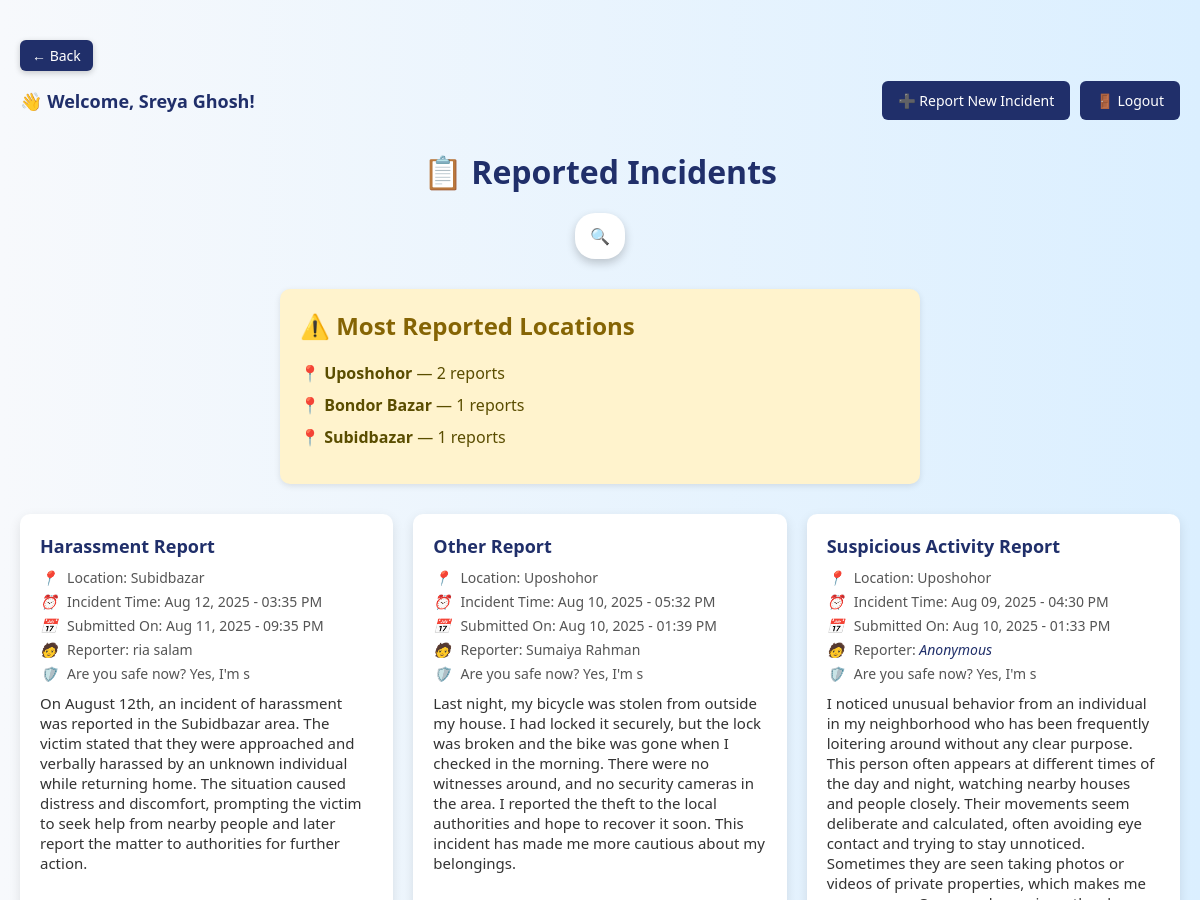
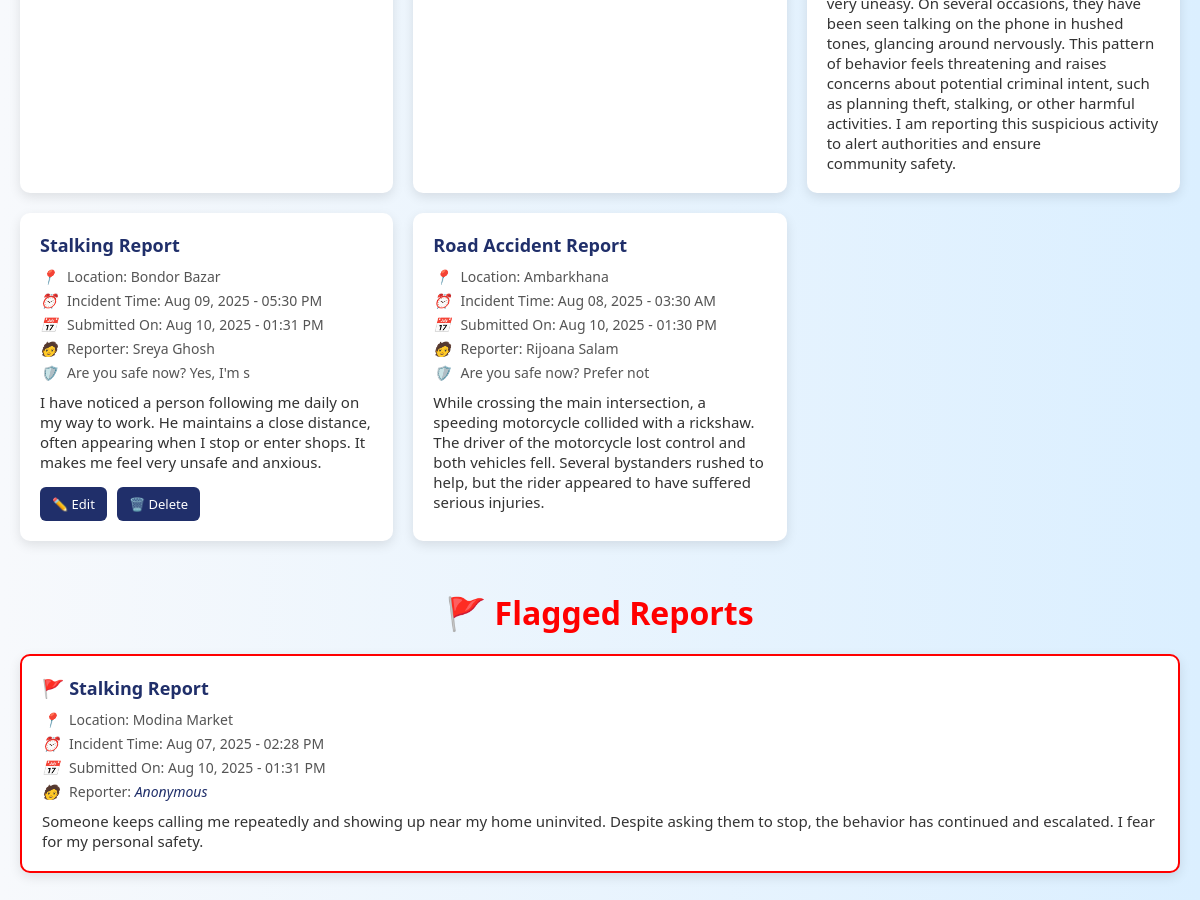
Page /dashboard.php (signed in) on the committed database (2 pictures, top to bottom).
### tables this page shows
CREATE TABLE `incidents` (
  `id` int(11) NOT NULL,
  `user_id` int(11) DEFAULT NULL,
  `type` varchar(50) DEFAULT NULL,
  `location` varchar(100) DEFAULT NULL,
  `incident_time` datetime DEFAULT NULL,
  `description` text DEFAULT NULL,
  `created_at` timestamp NOT NULL DEFAULT current_timestamp(),
  `safety_status` varchar(50) NOT NULL,
  `contact_number` varchar(20) DEFAULT NULL,
  `status` varchar(20) DEFAULT 'Pending',
  `is_fake` tinyint(1) DEFAULT 0,
  `anonymous` tinyint(1) DEFAULT 0,
  `location_id` int(11) DEFAULT NULL,
  `type_id` int(11) DEFAULT NULL,
  `flagged` tinyint(1) NOT NULL DEFAULT 0
);

CREATE TABLE `incident_types` (
  `type_id` int(11) NOT NULL,
  `type_name` varchar(100) NOT NULL
);

CREATE TABLE `locations` (
  `location_id` int(11) NOT NULL,
  `name` varchar(100) NOT NULL,
  `zone_type` varchar(50) DEFAULT NULL
);

CREATE TABLE `users` (
  `Id` int(11) NOT NULL,
  `fullname` varchar(100) NOT NULL,
  `Email` varchar(100) NOT NULL,
  `Password` varchar(255) NOT NULL,
  `NID` varchar(20) NOT NULL,
  `created_at` timestamp NOT NULL DEFAULT current_timestamp(),
  `is_admin` tinyint(1) NOT NULL DEFAULT 0
);

CREATE TABLE `feedback` (
  `feedback_id` int(11) NOT NULL,
  `report_id` int(11) NOT NULL,
  `response` varchar(10) NOT NULL
);

### dashboard.php (the view, shortened to what this page needs)
<?php
$conn = new mysqli("localhost", "root", "", "nirapodpoth_db");
$user_id = $_SESSION["user_id"];
$fullname = $_SESSION["fullname"] ?? 'User';
$sql = "SELECT
    incidents.id,
    incidents.user_id,
    users.fullname AS reporter_name,
    incident_types.type_name AS incident_type,
    incidents.incident_time,
    incidents.description,
    incidents.safety_status,
    incidents.created_at,
    incidents.contact_number,
    locations.name AS location_name,
    feedback.response AS feedback_response
FROM incidents
LEFT JOIN users ON incidents.user_id = users.id
LEFT JOIN locations ON incidents.location_id = locations.location_id
LEFT JOIN incident_types ON incidents.type_id = incident_types.type_id
LEFT JOIN feedback ON incidents.id = feedback.report_id
WHERE incidents.status = 'Verified'
  AND incidents.is_fake = 0";
$sql .= " ORDER BY incidents.created_at DESC";
$result = $conn->query($sql);
$topLocationsSql = "
    SELECT l.name AS location_name, COUNT(i.id) AS total_reports
    FROM incidents i
    LEFT JOIN locations l ON i.location_id = l.location_id
    WHERE i.status = 'Verified' AND i.is_fake = 0
    GROUP BY l.location_id
    ORDER BY total_reports DESC
    LIMIT 3
";
$topLocationsResult = $conn->query($topLocationsSql);
$flaggedSql = "SELECT
    incidents.id,
    incidents.user_id,
    users.fullname AS reporter_name,
    incident_types.type_name AS incident_type,
    incidents.incident_time,
    incidents.description,
    incidents.safety_status,
    incidents.created_at,
    incidents.contact_number,
    locations.name AS location_name
FROM incidents
LEFT JOIN users ON incidents.user_id = users.id
LEFT JOIN locations ON incidents.location_id = locations.location_id
LEFT JOIN incident_types ON incidents.type_id = incident_types.type_id
WHERE incidents.is_fake = 1
ORDER BY incidents.created_at DESC";
$flaggedResult = $conn->query($flaggedSql);
?>
<!DOCTYPE html>
<html lang="en">
<head>
</head>
<body>
<?php
  $backUrl = ($_SESSION['is_admin'] ?? false) ? 'choose_dashboard.php' : 'index.php';
?>
<a href="<?= htmlspecialchars($backUrl) ?>" style="
  display: inline-block;
  margin-bottom: 10px;
  padding: 6px 12px;
  background-color: #202F6A;
  color: white;
  text-decoration: none;
  font-size: 14px;
  border-radius: 6px;
  box-shadow: 0 2px 6px rgba(0,0,0,0.2);
  transition: background-color 0.3s ease;
">
  ← Back
</a>
  <div class="top-bar">
    <div class="welcome">👋 Welcome, <?= htmlspecialchars($fullname) ?>!</div>
    <div class="actions">
      <a href="report_incident.php" class="btn">➕ Report New Incident</a>
      <a href="logout.php" class="btn">🚪 Logout</a>
    </div>
  </div>
  <h1>📋 Reported Incidents</h1>
  <div class="floating-search-wrapper">
    <div class="floating-search-icon" onclick="toggleSearchBar(true)">🔍</div>
  </div>
  <?php if ($topLocationsResult && $topLocationsResult->num_rows > 0): ?>
    <div class="top-locations">
      <h2>⚠️ Most Reported Locations</h2>
      <ul>
        <?php while ($loc = $topLocationsResult->fetch_assoc()): ?>
          <li>📍 <strong><?= htmlspecialchars($loc['location_name'] ?? 'Unknown') ?></strong> — <?= $loc['total_reports'] ?> reports</li>
        <?php endwhile; ?>
      </ul>
    </div>
  <?php endif; ?>
  <div class="incident-container">
    <?php
    if ($result && $result->num_rows > 0) {
        while ($row = $result->fetch_assoc()) {
    ?>
        <div class="card">
          <h3><?= htmlspecialchars($row['incident_type']) ?> Report</h3>
          <div class="meta">
            <span><i>📍</i> Location: <?= htmlspecialchars($row['location_name'] ?? 'Unknown') ?></span>
            <span><i>⏰</i> Incident Time: <?= date("M d, Y - h:i A", strtotime($row['incident_time'])) ?></span>
            <span><i>📅</i> Submitted On: <?= date("M d, Y - h:i A", strtotime($row['created_at'])) ?></span>
            <span><i>🧑</i> Reporter:
              <?= !empty($row['reporter_name']) ? htmlspecialchars($row['reporter_name']) : '<i>Anonymous</i>' ?>
            </span>
            <?php if (!empty($row['feedback_response'])): ?>
              <span><i>🛡️</i> Are you safe now? <?= htmlspecialchars($row['feedback_response']) ?></span>
            <?php endif; ?>
          </div>
          <div class="description"><?= nl2br(htmlspecialchars($row['description'])) ?></div>
          <?php if ($row['user_id'] == $user_id): ?>
            <div class="edit-delete">
              <a href="edit_report.php?id=<?= $row['id'] ?>" class="btn">✏️ Edit</a>
              <a href="delete_report.php?id=<?= $row['id'] ?>" class="btn" onclick="return confirm('Are you sure you want to delete this report?');">🗑️ Delete</a>
            </div>
          <?php endif; ?>
        </div>
    <?php
        }
    } else {
        echo "<p style='text-align:center;'>No incidents found matching your search.</p>";
    }
    ?>
  </div>
  <?php if ($flaggedResult && $flaggedResult->num_rows > 0): ?>
    <h1 style="margin-top:50px; color:red; text-align:center;">🚩 Flagged Reports</h1>
    <div class="incident-container">
      <?php while ($flag = $flaggedResult->fetch_assoc()): ?>
        <div class="card" style="border: 2px solid red;">
          <h3>🚩 <?= htmlspecialchars($flag['incident_type']) ?> Report</h3>
          <div class="meta">
            <span><i>📍</i> Location: <?= htmlspecialchars($flag['location_name'] ?? 'Unknown') ?></span>
            <span><i>⏰</i> Incident Time: <?= date("M d, Y - h:i A", strtotime($flag['incident_time'])) ?></span>
            <span><i>📅</i> Submitted On: <?= date("M d, Y - h:i A", strtotime($flag['created_at'])) ?></span>
            <span><i>🧑</i> Reporter:
              <?= !empty($flag['reporter_name']) ? htmlspecialchars($flag['reporter_name']) : '<i>Anonymous</i>' ?>
            </span>
          </div>
          <div class="description"><?= nl2br(htmlspecialchars($flag['description'])) ?></div>
        </div>
      <?php endwhile; ?>
    </div>
  <?php endif; ?>
</body>
</html>

### dashboard.php (style rules this page uses)
body { margin: 0; font-family: 'Segoe UI', sans-serif; background: linear-gradient(to right, #f7f9fc, #dbefff); padding: 40px 20px; }
.top-bar { display: flex; justify-content: space-between; align-items: center; margin-bottom: 30px; }
.welcome { font-size: 18px; font-weight: bold; color: #202F6A; }
.actions { display: flex; gap: 10px; }
.btn { background-color: #202F6A; color: white; border: none; padding: 10px 16px; border-radius: 6px; cursor: pointer; font-size: 14px; text-decoration: none; display: inline-block; }
h1 { text-align: center; color: #202F6A; margin-bottom: 20px; }
.floating-search-wrapper { position: relative; text-align: center; margin-bottom: 30px; }
.floating-search-icon { font-size: 16px; font-weight: medium; color: #007BFF; background: white; border-radius: 20px; padding: 8px 10px; width: 30px; height: 30px; cursor: pointer; box-shadow: 0 4px 10px rgba(0,0,0,0.2); display: inline-flex; justify-content: center; align-items: center; transition: transform 0.5s; }
.top-locations { margin-bottom: 30px; background: #fff3cd; padding: 20px; border-radius: 10px; box-shadow: 0 2px 6px rgba(0,0,0,0.1); max-width: 600px; margin-left: auto; margin-right: auto; }
.top-locations h2 { color: #856404; margin-top: 0; }
.top-locations ul { list-style: none; padding-left: 0; font-size: 16px; color: #5a4d00; }
.top-locations li { margin-bottom: 10px; }
.incident-container { display: grid; grid-template-columns: repeat(auto-fit, minmax(320px, 1fr)); gap: 20px; }
.card { background: white; border-radius: 10px; box-shadow: 0 4px 12px rgba(0,0,0,0.1); padding: 20px; transition: 0.3s; position: relative; }
.card h3 { margin: 0; color: #202F6A; font-size: 18px; }
.card .meta { font-size: 14px; margin: 10px 0; color: #555; }
.card .description { font-size: 15px; color: #333; margin-top: 10px; overflow: visible !important; }
.meta span { display: block; margin-bottom: 5px; white-space: normal; word-wrap: break-word; overflow-wrap: break-word; }
.meta i { margin-right: 6px; color: #202F6A; }
.edit-delete { margin-top: 15px; display: flex; gap: 10px; }
.edit-delete .btn { font-size: 13px; padding: 8px 12px; }

### rows in the picture
incidents: type.type_name "Harassment", location.name "Subidbazar", incident_time "Aug 12, 2025 - 03:35 PM", created_at "Aug 11, 2025 - 09:35 PM", user.fullname "ria salam", feedback.response "Yes, I'm s", description "On August 12th, an incident of harassment was reported in the Subidbazar area. The victim stated that they were approached and verbally harassed by an unknown individual while returning home. The situation caused distress and discomfort, prompting the victim to seek help from nearby people and later report the matter to authorities for further action."
incidents: type.type_name "Other", location.name "Uposhohor", incident_time "Aug 10, 2025 - 05:32 PM", created_at "Aug 10, 2025 - 01:39 PM", user.fullname "Sumaiya Rahman", feedback.response "Yes, I'm s", description "Last night, my bicycle was stolen from outside my house. I had locked it securely, but the lock was broken and the bike was gone when I checked in the morning. There were no witnesses around, and no security cameras in the area. I reported the theft to the local authorities and hope to recover it soon. This incident has made me more cautious about my belongings."
incidents: type.type_name "Suspicious Activity", location.name "Uposhohor", incident_time "Aug 09, 2025 - 04:30 PM", created_at "Aug 10, 2025 - 01:33 PM", shows "Anonymous", feedback.response "Yes, I'm s", description "I noticed unusual behavior from an individual in my neighborhood who has been frequently loitering around without any clear purpose. This person often appears at different times of the day and night, watching nearby houses and people closely. Their movements seem deliberate and calculated, often avoiding eye contact and trying to stay unnoticed. Sometimes they are seen taking photos or videos of private properties, which makes me very uneasy. On several occasions, they have been seen talking on the phone in hushed tones, glancing around nervously. This pattern of behavior feels threatening and raises concerns about potential criminal intent, such as planning theft, stalking, or other…"
incidents: type.type_name "Stalking", location.name "Bondor Bazar", incident_time "Aug 09, 2025 - 05:30 PM", created_at "Aug 10, 2025 - 01:31 PM", user.fullname "Sreya Ghosh", feedback.response "Yes, I'm s", description "I have noticed a person following me daily on my way to work. He maintains a close distance, often appearing when I stop or enter shops. It makes me feel very unsafe and anxious."
incidents: type.type_name "Road Accident", location.name "Ambarkhana", incident_time "Aug 08, 2025 - 03:30 AM", created_at "Aug 10, 2025 - 01:30 PM", user.fullname "Rijoana Salam", feedback.response "Prefer not", description "While crossing the main intersection, a speeding motorcycle collided with a rickshaw. The driver of the motorcycle lost control and both vehicles fell. Several bystanders rushed to help, but the rider appeared to have suffered serious injuries."
incidents: type.type_name "Stalking", location.name "Modina Market", incident_time "Aug 07, 2025 - 02:28 PM", created_at "Aug 10, 2025 - 01:31 PM", description "Someone keeps calling me repeatedly and showing up near my home uninvited. Despite asking them to stop, the behavior has continued and escalated. I fear for my personal safety."

### other values in the picture
$fullname "Sreya Ghosh"
$loc['location_name'] "Uposhohor"
$loc['total_reports'] "2"
$loc['location_name'] "Bondor Bazar"
$loc['total_reports'] "1"
$loc['location_name'] "Subidbazar"
